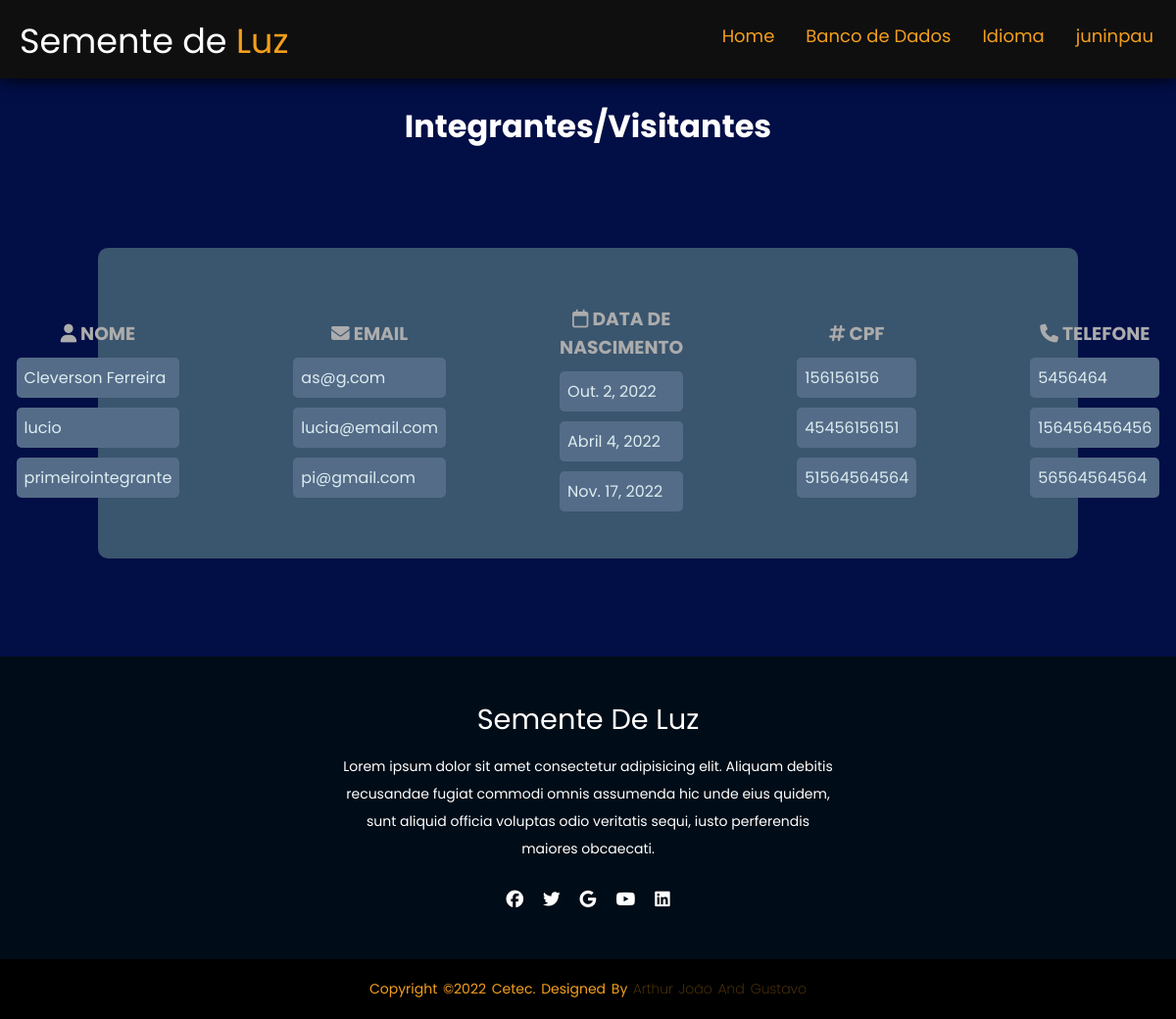
The page /estoque/verintegrante/ (signed in) on the database its author committed.
### estoque/models.py (models this page shows, shortened)
class Integrante(models.Model):
    nome=models.CharField(max_length = 100, null=True)
    email=models.EmailField(null=True)
    telefone = models.CharField(max_length = 12, null=True)
    dt_ingresso=models.DateField(null=True)
    dt_nasct=models.DateField(null=True)
    cpf = models.CharField(max_length = 11, null=True)

### estoque/views.py (the view)
class VerIntegranteView(ListView):
    model= Integrante
    template_name = 'ver_visitantes.html'

### estoque/templates/ver_visitantes.html (shortened to what this page needs)
{% load static %}
<!DOCTYPE html>
<html lang="en">
<head>
    <link rel="stylesheet" type="text/css" href='{% static "/css/ver.css" %}'>
</head>
<body>
    <header>
        <div class="logo">
            Semente de <span>Luz</span></div>
            <ul>
                <li><a href="{%url 'home' %}">Home</li></a>
                <li><a href="/estoque/escolha">Banco de Dados</li></a>
                <li><a href="/estoque/language/"> Idioma</li></a>
                <li>
                    <a href="/estoque/perfil">{{request.user}}</a>
                </li>
            </ul>
    </header>
    <br>
    <h1>Integrantes/Visitantes</h1>
    <div class="card">
        <div class="card2">
            <div class="textfield">
                <h3><i class="fa-solid fa-user"></i> Nome </h3>
                    {% for Integrante in object_list %}
                        <p class="text">{{Integrante.nome}}</p>
                    {% endfor %}
            </div>
        </div>
        <div class="card2">
            <div class="textfield">
                <h3><i class="fa-solid fa-envelope"></i> Email </h3>
                {% for Integrante in object_list %}
                <p class="text">{{Integrante.email}}</p>
            {% endfor %}
            </div>
        </div>
        <div class="card2">
            <div class="textfield">
                    <h3><i class="fa-regular fa-calendar"></i> Data de Nascimento </h3>
                    {% for Integrante in object_list %}
                    <p class="text">{{Integrante.dt_nasct}}</p>
                {% endfor %}
            </div>
        </div>
        <div class="card2">
            <div class="textfield">
                    <h3><i class="fa-solid fa-hashtag"></i> CPF </h3>
                    {% for Integrante in object_list %}
                    <p class="text">{{Integrante.cpf}}</p>
                {% endfor %}
            </div>
        </div>
        <div class="card2">
            <div class="textfield">
                <h3><i class="fa-solid fa-phone"></i> Telefone </h3>
                    {% for Funcionario in object_list %}
                        <p class="text">{{Funcionario.telefone}}</p>
                    {% endfor %}
            </div>
        </div>
    </div>
    <footer>
        <div class="footer-content">
            <h3>Semente de Luz</h3>
            <p>Lorem ipsum dolor sit amet consectetur adipisicing elit. Aliquam debitis recusandae fugiat commodi omnis assumenda hic unde eius quidem, sunt aliquid officia voluptas odio veritatis sequi, iusto perferendis maiores obcaecati.</p>
            <ul class="socials">
                <li><a href="#"><i class="fa-brands fa-facebook"></i></a></li>
                <li><a href="#"><i class="fa-brands fa-twitter"></i></a></li>
                <li><a href="#"><i class="fa-brands fa-google"></i></a></li>
                <li><a href="#"><i class="fa-brands fa-youtube"></i></a></li>
                <li><a href="#"><i class="fa-brands fa-linkedin"></i></a></li>
            </ul>
        </div>
        <div class="footer-bottom">
            <p>copyright &copy;2022 Cetec. designed by <span>Arthur João and Gustavo</span></p>
        </div>
    </footer>
</body>
</html>

### estoque/static/css/ver.css (style rules this page uses)
* { margin: 0; padding: 0; font-family: 'Poppins', sans-serif; }
body { background-color: #020e46; }
.logo { color: #ffffff; margin-top: 15px; margin-left: 20px; font-size: 35px; }
.logo > span { color: #F49F1C; }
header { height: 10vh; display: flex; justify-content: space-between ; background-color: #0f0f0f; box-shadow: 0 0 1rem black; }
header > ul { display: flex; margin: 23px; font-size: 18px; list-style: none; }
header > ul > li > a { color: #F49F1C; list-style-type: none; cursor: pointer; padding-left: 2rem; text-decoration: none; }
h1 { text-align: center; color: white; }
.card { background-color: #3a556e; border-radius: 10px; width: 80%; padding: 20px; margin: auto; margin-bottom: 100px; margin-top: 100px; display: flex; flex-direction: row; justify-content: center; align-items: center; }
.textfield { color:#fff; margin-top: 10px; padding: 8px; margin-left: 30px; margin-right: 30px; }
.textfield > h3 { text-align: center; text-transform: uppercase; color:rgb(172, 172, 172); }
.card2 { margin: 20px; }
.text { margin-top: 10px; border: none; border-radius: 5px; padding: 8px; background: #546c88; color: #f0ffffde; font-size: 12pt; outline: none; box-sizing: border-box; }
footer { background-color: #000c17; height: auto; padding-top: 40px; color: #fff; }
.footer-content { display: flex; align-items: center; justify-content: center; flex-direction: column; text-align: center; }
.footer-content h3 { font-size: 1.8rem; font-weight: 400; text-transform: capitalize; line-height: 3rem; }
.footer-content p { max-width: 500px; margin: 10px auto; line-height: 28px; font-size: 14px; }
.socials { list-style: none; display: flex; align-items: center; justify-content: center; margin: 1rem 0 3rem 0; }
.socials li { margin: 0 10px; }
.socials a { text-decoration: none; color: rgb(255, 255, 255); }
.socials a i { font-size: 1.1rem; transition: color .4s ease; }
.footer-bottom { background: black; padding: 20px 0; text-align: center; }
.footer-bottom p { font-size: 14px; word-spacing: 2px; text-transform: capitalize; color: #F49F1C; }
.footer-bottom span { opacity: .4; font-weight: 200; }

### rows shown on the page
Integrante: nome "Cleverson Ferreira", email "as@g.com", dt_nasct "Out. 2, 2022", cpf "156156156", telefone "5456464"
Integrante: nome "lucio", email "lucia@email.com", dt_nasct "Abril 4, 2022", cpf "45456156151", telefone "156456456456"
Integrante: nome "primeirointegrante", email "pi@gmail.com", dt_nasct "Nov. 17, 2022", cpf "51564564564", telefone "56564564564"

### other values the page prints
{{ request.user }} "juninpau"
